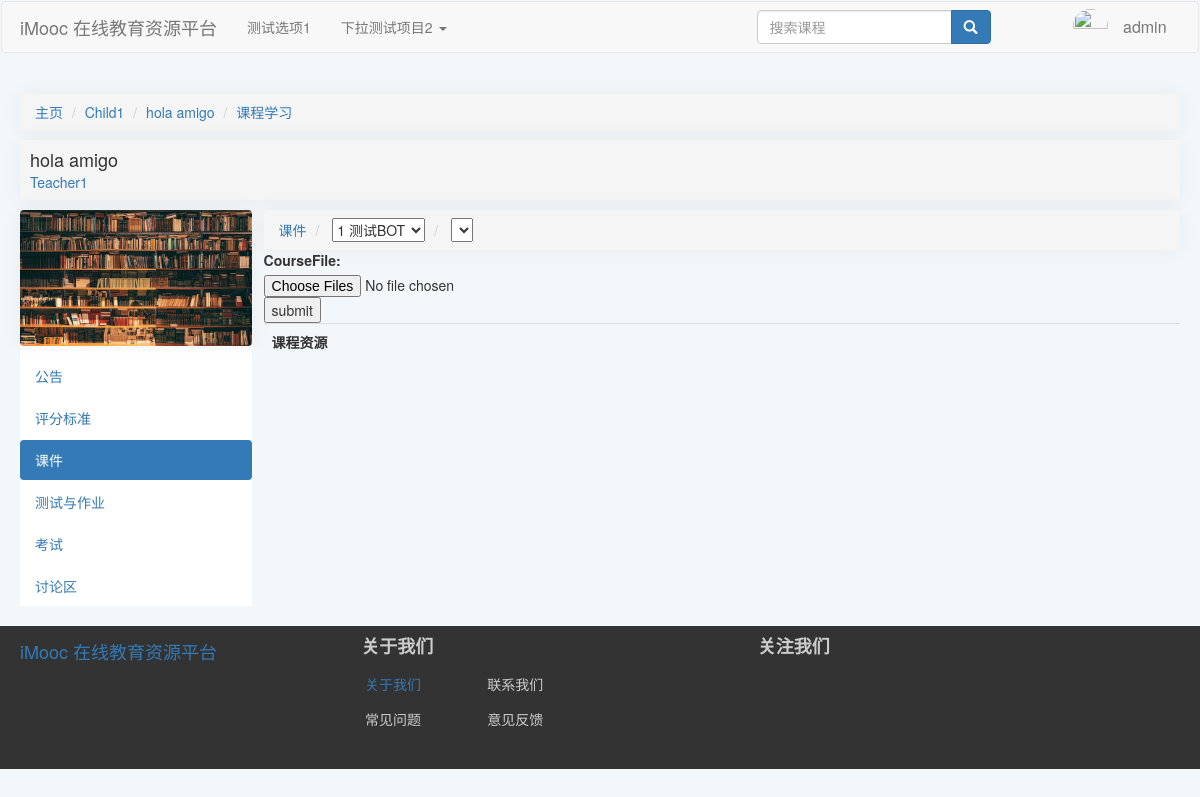
The page /course/3/learn/Content (signed in) on the database its author committed.
### index/models.py (models this page shows, shortened)
class CourseCategory(models.Model):
    CategoryID = models.AutoField(primary_key=True, verbose_name="分类编号")
    CategoryName = models.CharField(verbose_name="分类名", max_length=64)
    Is_Root = models.BooleanField(verbose_name="根分类", default=True, editable=False)
    DisplayOrder = models.PositiveIntegerField(verbose_name="显示顺序", default=1)
    ParentID = models.ForeignKey(
        "self",
        on_delete=models.CASCADE,
        limit_choices_to={"Is_Root": 1},
        null=True,
        blank=True,
    )
    def __str__(self) -> str:
        return self.CategoryName
    class Meta:
        ordering = ["-CategoryID"]
        verbose_name = "课程分类"
        verbose_name_plural = "课程分类"

class Course(models.Model):
    status = (
        ("1", "未开课"),
        ("2", "已开课"),
        ("3", "已结课"),
    )
    Course_Name = models.CharField(verbose_name="课程名称", max_length=64)
    Course_Teacher = models.ForeignKey(
        "Users",
        on_delete=models.CASCADE,
        limit_choices_to={"access": "teacher"},
        null=True,
        blank=True,
        related_name="teacher",
    )
    Course_Info = models.TextField(verbose_name="课程说明", default="暂未设置")
    Course_Goal = models.TextField(verbose_name="课程目标", default="暂未设置")
    Grade_Requirements = models.TextField(verbose_name="成绩要求", default="暂未设置")
    Reference = models.TextField(verbose_name="参考资料", default="暂未设置")
    QA = models.TextField(verbose_name="常见问题", null=True, blank=True, default="暂未设置")
    Course_Img = models.ImageField(
        verbose_name="课程图片",
        null=True,
        upload_to="Course_Img",
        blank=True,
        default="material/defaultCourseImage.jpg",
    )
    Stu_Count = models.PositiveIntegerField(verbose_name="选课人数", default=0)
    Course_Chapter = models.TextField(
        verbose_name="课程章节",
        null=True,
        blank=True,
        default='[{"title":"New Node","key":"1"}]',
    )
    Course_Category = models.ForeignKey(
        "CourseCategory",
        verbose_name="课程分类",
        on_delete=models.CASCADE,
        limit_choices_to={"Is_Root": 0},
        null=True,
        blank=True,
    )
    View_Count = models.PositiveIntegerField(verbose_name="访问人数", default=0)
    Status = models.CharField(
        verbose_name="课程状态", max_length=16, choices=status, default="1"
    )
    Starting_Time = models.DateTimeField(verbose_name="开课时间", auto_now_add=True)
    Ending_Time = models.DateTimeField(verbose_name="结课时间")
    class Meta:
        ordering = ["-Starting_Time"]
        verbose_name = "课程"
        verbose_name_plural = "课程"

class Users(models.Model):
    gender = (
        ("male", "男"),
        ("female", "女"),
        ("default", "保密"),
    )
    access = (
        ("banned", "封禁用户"),
        ("guest", "访客"),
        ("student", "学生"),
        ("teacher", "教师"),
    )
    profile_picture = models.ImageField(
        verbose_name="头像",
        null=True,
        upload_to="avatar",
        blank=True,
        default="avatar/default-profile-picture.jpg",
    )
    name = models.CharField(
        verbose_name="*用户名", max_length=128, unique=True, null=False
    )  # 昵称
    real_name = models.CharField(
        verbose_name="真实姓名", max_length=64, null=True, blank=True
    )  # 真实姓名
    password = models.CharField(
        verbose_name="*密码", max_length=256, editable=False
    )  # 密码
    email = models.EmailField(verbose_name="*电子邮箱", unique=True)  # 邮箱
    phone_number = models.CharField(
        verbose_name="手机号码", max_length=32, unique=True, null=True, blank=True
    )  # 手机号码
    access = models.CharField(
        verbose_name="*权限等级", max_length=16, choices=access, default="guest"
    )  # 权限级别
    selected_courses = models.ManyToManyField("Course", related_name="students")  # 已选课程
    sex = models.CharField(
        verbose_name="*性别", max_length=32, choices=gender, default="default"
    )  # 性别
    create_time = models.DateTimeField(verbose_name="账号创建时间", auto_now_add=True)  # 创建时间
    is_deleted = models.BooleanField(
        verbose_name="删除标记", default=False, editable=False
    )  # 删除标记
    def __str__(self) -> str:
        return self.name
    class Meta:
        ordering = ["-create_time"]
        verbose_name = "用户"
        verbose_name_plural = "用户"

### index/views.py (the view, shortened to what this page needs)
def courseLearnContent(request, courseid):
    courseDetail, _, _ = VF.Get_Course(courseid)
    course = models.Course.objects.get(id=courseid)
    Chapters = models.Chapter.objects.filter(sourceCourse=course)
    Section = models.Section.objects.get(sectionName="1.1 sb Bot2")
    FilesForm = forms.CourseFilesForm()
    FilesList = models.CourseFiles.objects.filter(sourceSection=Section)
    return render(request, "index/courseLearn/courseLearnContent.html", locals())

### index/forms.py
class CourseFilesForm(ModelForm):
    class Meta:
        model = CourseFiles
        fields = ["courseFile"]
        widgets = {
            "courseFile": ClearableFileInput(attrs={"multiple": True}),
        }

### index/models.py (called while the page is built)
    def __str__(self) -> str:
        return self.chapterName

### index/templates/index/courseLearn/courseLearnContent.html (shortened to what this page needs)
{% extends 'index/courseLearn/courseLearnBase.html' %}
{% load static %}
    {% block learnContent %}
    <div class="Selector">
        <ul class="breadcrumb">
            <li><a href="{% url 'index:Content' courseid %}">课件</a></li>
            <li>
                <select class="ChapterSelector">
                    {% for Chapter in Chapters %}
                    <option>{{Chapter}}</option>
                    {% endfor %}
                </select>
            </li>
            <li>
                <select class="SectionSelector">
                </select>
            </li>
        </ul>
    </div>
    <form action="" method="POST" enctype="multipart/form-data">
        {{FilesForm}}
        <button type="submit">submit</button>
    </form>
    <div class="fileList">
        <table class="table table-hover fileTable">
            <tr>
                <th>课程资源</th>
            </tr>
        </table>
    </div>
    {% endblock learnContent %}

### index/templates/index/courseLearn/courseLearnBase.html (shortened to what this page needs)
{% extends 'index/index.html' %}
{% load static %}
    {% block extrastatic %}
    <link rel="stylesheet" href="{% static 'index/css/courseLearnBase.css' %}">
    {% endblock extrastatic %}
    {% block content %}
    <ul class="breadcrumb">
        <li><a href="/index/">主页</a></li>
        <li><a href="#">{{courseDetail.Course_Category}}</a></li>
        <li><a href="{% url 'index:courseInfo' courseid %}">{{courseDetail.Course_Name}}
            </a>
        </li>
        <li class="active"><a href="{% url 'index:Learn' courseid %}">课程学习
            </a>
        </li>
    </ul>
    <div class="header">
        <div class="courseName">
            <a href="{% url 'index:courseInfo' courseid %}">
                <h4>{{courseDetail.Course_Name}}</h4>
            </a>
        </div>
        <div class="teachers">
            <a href="#">
                <h5>{{courseDetail.Course_Teacher}}</h5>
            </a>
        </div>
    </div>
    <div class="navSideBar">
        <div class="courseImage">
            <img src="{{courseDetail.Course_Img}}" alt="课程图片">
        </div>
        <ul class="nav nav-pills nav-stacked">
            <li name="Notices"><a href="{% url 'index:Notice' courseid %}">公告</a></li>
            <li name="Grading"><a href="{% url 'index:Grading' courseid %}">评分标准</a></li>
            <li name="Content"><a href="{% url 'index:Content' courseid %}">课件</a></li>
            <li><a href="#">测试与作业</a></li>
            <li><a href="#">考试</a></li>
            <li><a href="#">讨论区</a></li>
        </ul>
    </div>
    <div class="mainContainer">
        {% block learnContent %}
        {% endblock learnContent %}
    </div>
    {% endblock content %}

### index/static/index/css/index.css (style rules this page uses)
body { background-color: #f3f7f9; }

### index/static/index/css/courseLearnBase.css (style rules this page uses)
.breadcrumb { margin:0px; box-shadow: 0 0 20px 0 rgb(12 1 4 / 5%); border-radius: 4px; }
.navSideBar { background-color:white; display:block; float:left; width:20%; margin-right:10px; }
.navSideBar img { width:232px; box-shadow: 0 0 20px 0 rgb(12 1 4 / 5%); border-radius: 4px; margin-bottom:10px; }
.header { background-color:#f5f5f5; box-shadow: 0 0 20px 0 rgb(12 1 4 / 5%); border-radius: 4px; padding:5px; margin:10px 0; }
.header h4 { color:#000000cc; margin:5px; }
.header h5 { margin:5px; }
.mainContainer { display:block; width:79%; float:right; }

### rows shown on the page
CourseCategory: Course_Category "Child1"
Course: Course_Name "hola amigo"
Users: Course_Teacher "Teacher1"

### other values the page prints
{{ request.session.user_name }} "admin"
form field value "1 测试BOT"
